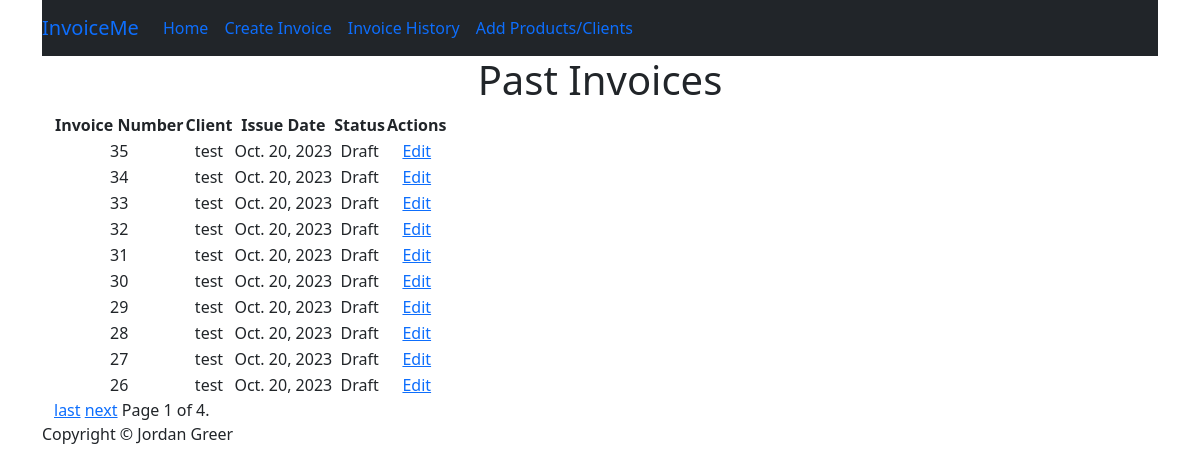
/invoiceHistory/, run on an earlier commit of the app's database.
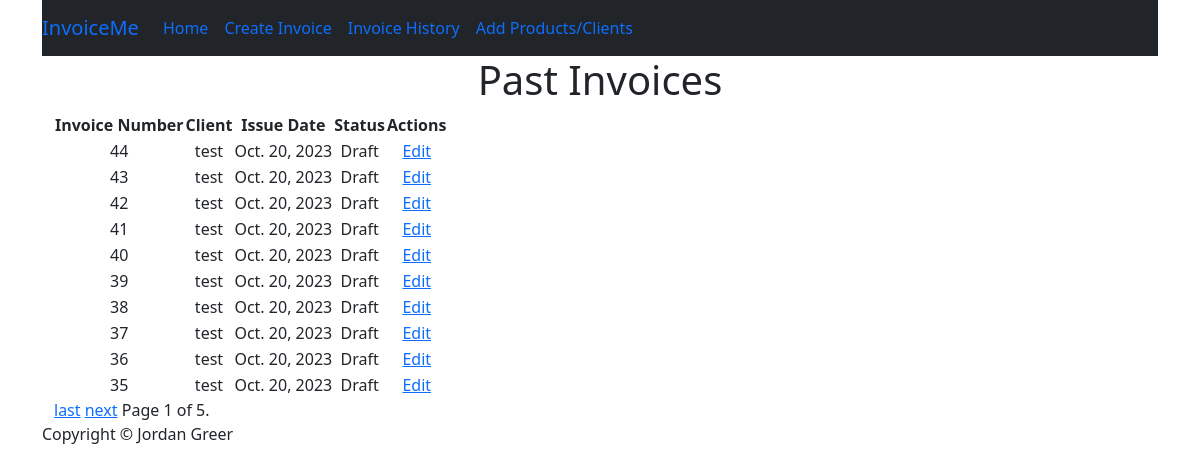
And on a later commit of the database.
### invoice/models.py (models this page shows, shortened)
class Invoice(models.Model):
    STATUS_CHOICES = [
        ('Draft', 'Draft'),
        ('Sent', 'Sent'),
        ('Paid', 'Paid'),
        ('Overdue', 'Overdue'),
    ]
    invoice_num = models.AutoField(primary_key=True)
    client = models.ForeignKey(Client, on_delete=models.CASCADE)
    invoice_date = models.DateField()
    items = models.ManyToManyField(Product, through='InvoiceItem', blank=True)
    status = models.CharField(max_length=10, choices=STATUS_CHOICES, default='Draft')
    created_at = models.DateTimeField(auto_now_add=True)

class Client(models.Model):
    name = models.CharField(max_length=100)
    email = models.EmailField()
    phone = models.CharField(max_length=20)
    address = models.TextField()
    def __str__(self):
        return self.name

### invoice/views.py (the view)
# urls.py: path("invoiceHistory/", views.invoiceHistory, name="invoiceHistory"),
def invoiceHistory(request):
    all_invoices = Invoice.objects.order_by('-created_at')  # Ordering by created_at in descending order
    paginator = Paginator(all_invoices, 10)  # Display 10 invoices per page (you can adjust the number)
    page = request.GET.get('page')
    invoices = paginator.get_page(page)
    context = {'invoices': invoices}
    return render(request, 'invoice/invoiceHistory.html', context)

### invoice/templates/invoice/invoiceHistory.html (shortened to what this page needs)
{% extends "base/base.html" %}
{% block content %}
<h1>Past Invoices</h1>
<table>
    <thead>
      <tr>
        <th>Invoice Number</th>
        <th>Client</th>
        <th>Issue Date</th>
        <th>Status</th>
        <th>Actions</th>
      </tr>
    </thead>
    <tbody>
      {% for invoice in invoices %}
        <tr>
          <td>{{ invoice.invoice_num }}</td>
          <td>{{ invoice.client }}</td>
          <td>{{ invoice.invoice_date }}</td>
          <td>{{ invoice.status }}</td>
          <td>
            <a href="{% url 'invoice:addItems' invoice.invoice_num %}" onclick="return confirm('Are you sure you want to edit?')">Edit</a>
          </td>
        </tr>
      {% empty %}
        <tr>
          <td colspan="4">No invoices available.</td>
        </tr>
      {% endfor %}
    </tbody>
  </table>
  <div class="pagination">
    <span class="step-links">
      {% if invoices.has_next %}
        <a href="?page={{ invoices.paginator.num_pages }}">last</a>
        <a href="?page={{ invoices.next_page_number }}">next</a>
      {% endif %}
      <span class="current-page">
        Page {{ invoices.number }} of {{ invoices.paginator.num_pages }}.
      </span>
    </span>
  </div>
{% endblock %}

What changed in the data, as far as the page shows it:
no longer on this page (row unchanged): Invoice: invoice_num "34", client "test", invoice_date "Oct. 20, 2023", status "Draft"
no longer on this page (row unchanged): Invoice: invoice_num "33", client "test", invoice_date "Oct. 20, 2023", status "Draft"
no longer on this page (row unchanged): Invoice: invoice_num "32", client "test", invoice_date "Oct. 20, 2023", status "Draft"
no longer on this page (row unchanged): Invoice: invoice_num "31", client "test", invoice_date "Oct. 20, 2023", status "Draft"
no longer on this page (row unchanged): Invoice: invoice_num "30", client "test", invoice_date "Oct. 20, 2023", status "Draft"
no longer on this page (row unchanged): Invoice: invoice_num "29", client "test", invoice_date "Oct. 20, 2023", status "Draft"
no longer on this page (row unchanged): Invoice: invoice_num "28", client "test", invoice_date "Oct. 20, 2023", status "Draft"
no longer on this page (row unchanged): Invoice: invoice_num "27", client "test", invoice_date "Oct. 20, 2023", status "Draft"
no longer on this page (row unchanged): Invoice: invoice_num "26", client "test", invoice_date "Oct. 20, 2023", status "Draft"
added Invoice: invoice_num "44", client "test", invoice_date "Oct. 20, 2023", status "Draft"
added Invoice: invoice_num "43", client "test", invoice_date "Oct. 20, 2023", status "Draft"
added Invoice: invoice_num "42", client "test", invoice_date "Oct. 20, 2023", status "Draft"
added Invoice: invoice_num "41", client "test", invoice_date "Oct. 20, 2023", status "Draft"
added Invoice: invoice_num "40", client "test", invoice_date "Oct. 20, 2023", status "Draft"
added Invoice: invoice_num "39", client "test", invoice_date "Oct. 20, 2023", status "Draft"
added Invoice: invoice_num "38", client "test", invoice_date "Oct. 20, 2023", status "Draft"
added Invoice: invoice_num "37", client "test", invoice_date "Oct. 20, 2023", status "Draft"
added Invoice: invoice_num "36", client "test", invoice_date "Oct. 20, 2023", status "Draft"
Also different on the page:
{{ invoices.paginator.num_pages }}: "4" → "5"
